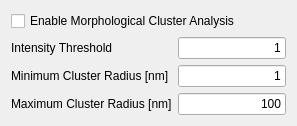
      <widget class="QWidget" name="tab_13">
       <attribute name="title">
        <string>MCA</string>
       </attribute>
       <layout class="QGridLayout" name="gridLayout_3">
        <item row="0" column="0" colspan="2">
         <widget class="QCheckBox" name="checkBox_03">
          <property name="text">
           <string>Enable Morphological Cluster Analysis</string>
          </property>
         </widget>
        </item>
        <item row="1" column="0">
         <widget class="QLabel" name="label_12">
          <property name="text">
           <string>Intensity Threshold</string>
          </property>
         </widget>
        </item>
        <item row="1" column="1">
         <widget class="QLineEdit" name="lineEdit_18">
          <property name="text">
           <string>1</string>
          </property>
          <property name="alignment">
           <set>Qt::AlignRight|Qt::AlignTrailing|Qt::AlignVCenter</set>
          </property>
         </widget>
        </item>
        <item row="2" column="0">
         <widget class="QLabel" name="label_13">
          <property name="text">
           <string>Minimum Cluster Radius [nm]</string>
          </property>
         </widget>
        </item>
        <item row="2" column="1">
         <widget class="QLineEdit" name="lineEdit_19">
          <property name="text">
           <string>1</string>
          </property>
          <property name="alignment">
           <set>Qt::AlignRight|Qt::AlignTrailing|Qt::AlignVCenter</set>
          </property>
         </widget>
        </item>
        <item row="3" column="0">
         <widget class="QLabel" name="label_14">
          <property name="text">
           <string>Maximum Cluster Radius [nm]</string>
          </property>
         </widget>
        </item>
        <item row="3" column="1">
         <widget class="QLineEdit" name="lineEdit_20">
          <property name="inputMask">
           <string/>
          </property>
          <property name="text">
           <string>100</string>
          </property>
          <property name="alignment">
           <set>Qt::AlignRight|Qt::AlignTrailing|Qt::AlignVCenter</set>
          </property>
         </widget>
        </item>
       </layout>
      </widget>
